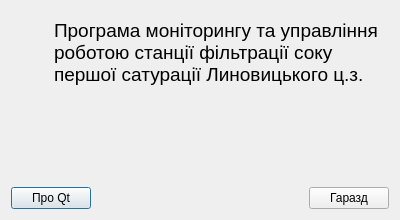
<?xml version="1.0" encoding="UTF-8"?>
<ui version="4.0">
 <class>About</class>
 <widget class="QDialog" name="About">
  <property name="geometry">
   <rect>
    <x>0</x>
    <y>0</y>
    <width>400</width>
    <height>220</height>
   </rect>
  </property>
  <property name="minimumSize">
   <size>
    <width>400</width>
    <height>220</height>
   </size>
  </property>
  <property name="maximumSize">
   <size>
    <width>400</width>
    <height>220</height>
   </size>
  </property>
  <property name="windowTitle">
   <string>Про програму</string>
  </property>
  <property name="modal">
   <bool>true</bool>
  </property>
  <layout class="QGridLayout" name="gridLayout">
   <item row="0" column="1" colspan="3">
    <widget class="QLabel" name="label_4">
     <property name="font">
      <font>
       <pointsize>14</pointsize>
      </font>
     </property>
     <property name="text">
      <string>Програма моніторингу та управління роботою станції фільтрації соку першої сатурації Линовицького ц.з.</string>
     </property>
     <property name="wordWrap">
      <bool>true</bool>
     </property>
    </widget>
   </item>
   <item row="1" column="0" colspan="4">
    <widget class="QLabel" name="label_3">
     <property name="text">
      <string>&lt;!DOCTYPE HTML PUBLIC &quot;-//W3C//DTD HTML 4.0//EN&quot; &quot;http://www.w3.org/TR/REC-html40/strict.dtd&quot;&gt;
&lt;html&gt;&lt;head&gt;&lt;meta name=&quot;qrichtext&quot; content=&quot;1&quot; /&gt;&lt;style type=&quot;text/css&quot;&gt;
p, li { white-space: pre-wrap; }
&lt;/style&gt;&lt;/head&gt;&lt;body style=&quot; font-family:'Sans Serif'; font-size:9pt; font-weight:400; font-style:normal;&quot;&gt;
&lt;p style=&quot;-qt-paragraph-type:empty; margin-top:0px; margin-bottom:0px; margin-left:0px; margin-right:0px; -qt-block-indent:0; text-indent:0px;&quot;&gt;&lt;br /&gt;&lt;/p&gt;&lt;/body&gt;&lt;/html&gt;</string>
     </property>
    </widget>
   </item>
   <item row="2" column="0" colspan="2">
    <widget class="QPushButton" name="abQt">
     <property name="text">
      <string>Про Qt</string>
     </property>
    </widget>
   </item>
   <item row="2" column="2">
    <spacer name="horizontalSpacer">
     <property name="orientation">
      <enum>Qt::Horizontal</enum>
     </property>
     <property name="sizeHint" stdset="0">
      <size>
       <width>209</width>
       <height>20</height>
      </size>
     </property>
    </spacer>
   </item>
   <item row="2" column="3">
    <widget class="QPushButton" name="OkButton">
     <property name="text">
      <string>Гаразд</string>
     </property>
    </widget>
   </item>
  </layout>
 </widget>
 <resources/>
 <connections>
  <connection>
   <sender>OkButton</sender>
   <signal>clicked()</signal>
   <receiver>About</receiver>
   <slot>close()</slot>
   <hints>
    <hint type="sourcelabel">
     <x>197</x>
     <y>143</y>
    </hint>
    <hint type="destinationlabel">
     <x>199</x>
     <y>95</y>
    </hint>
   </hints>
  </connection>
 </connections>
</ui>
